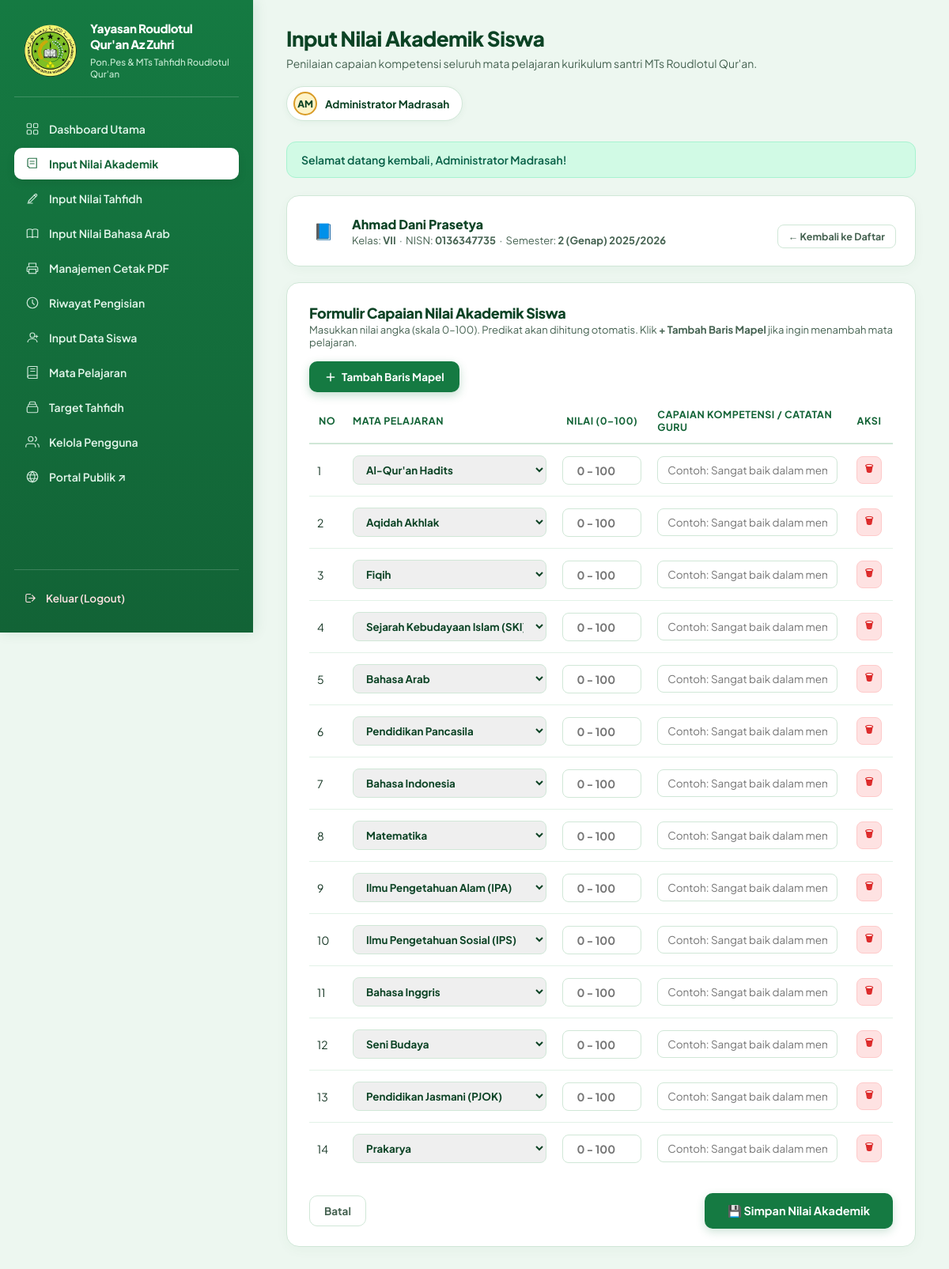
The page /staff/nilai/input.php?student_id=2 (signed in) on the database its author committed.
### tables this page shows
CREATE TABLE IF NOT EXISTS `students` (
    `id` INT UNSIGNED AUTO_INCREMENT PRIMARY KEY,
    `nis` VARCHAR(30) NOT NULL UNIQUE,
    `nisn` VARCHAR(20) NOT NULL UNIQUE,
    `nama` VARCHAR(150) NOT NULL,
    `jenis_kelamin` ENUM('L', 'P') NOT NULL,
    `tempat_lahir` VARCHAR(100) NOT NULL,
    `tanggal_lahir` DATE NOT NULL,
    `agama` VARCHAR(30) NOT NULL DEFAULT 'ISLAM',
    `anak_ke` TINYINT UNSIGNED NULL,
    `status_keluarga` VARCHAR(50) NULL,
    `alamat` TEXT NOT NULL,
    `kelas` VARCHAR(30) NOT NULL,
    `tanggal_diterima` DATE NULL,
    `sekolah_asal` VARCHAR(150) NULL,
    `alamat_sekolah_asal` TEXT NULL,
    `created_at` TIMESTAMP NOT NULL DEFAULT CURRENT_TIMESTAMP,
    `updated_at` TIMESTAMP NOT NULL DEFAULT CURRENT_TIMESTAMP ON UPDATE CURRENT_TIMESTAMP,
    INDEX `idx_students_nama` (`nama`),
    INDEX `idx_students_kelas` (`kelas`)
);

### includes/fungsi.php (called while the page is built, shortened)
<?php
function e(?string $value): string
{
    return htmlspecialchars($value ?? '', ENT_QUOTES, 'UTF-8');
}
function base_url(string $path = ''): string
{
    static $baseUrl = null;
    if ($baseUrl === null) {
        $docRoot = $_SERVER['DOCUMENT_ROOT'] ?? '';
        $rootDir = str_replace('\\', '/', realpath(__DIR__ . '/..') ?: '');
        $docRootDir = str_replace('\\', '/', realpath($docRoot) ?: '');
        if ($rootDir !== '' && $docRootDir !== '' && str_starts_with($rootDir, $docRootDir)) {
            $subPath = substr($rootDir, strlen($docRootDir));
            $baseUrl = rtrim($subPath, '/');
        } else {
            $baseUrl = '';
        }
    }
    $cleanPath = '/' . ltrim($path, '/');
    return ($path === '' || $path === '/') ? ($baseUrl ?: '/') : ($baseUrl . $cleanPath);
}
function get_all_subjects(PDO $pdo): array
{
    try {
        $stmt = $pdo->query("SELECT nama_mapel FROM subjects ORDER BY urutan ASC, nama_mapel ASC");
        $list = $stmt->fetchAll(PDO::FETCH_COLUMN);
    } catch (Throwable $e) {
    }
    return [
        'Al-Qur\'an Hadits',
        'Aqidah Akhlak',
        'Fiqih',
        'Sejarah Kebudayaan Islam (SKI)',
        'Bahasa Arab',
        'Pendidikan Pancasila',
        'Bahasa Indonesia',
        'Matematika',
        'Ilmu Pengetahuan Alam (IPA)',
        'Ilmu Pengetahuan Sosial (IPS)',
        'Bahasa Inggris',
        'Seni Budaya',
        'Pendidikan Jasmani (PJOK)',
        'Prakarya',
    ];
}

### includes/auth.php (called while the page is built, shortened)
<?php
require_once __DIR__ . '/fungsi.php';
function current_user(): ?array
{
    return $_SESSION['user'] ?? null;
}

### staff/nilai/input.php (the view, shortened to what this page needs)
<?php
require_once __DIR__ . '/../../config/koneksi.php';
require_once __DIR__ . '/../../includes/fungsi.php';
require_once __DIR__ . '/../../includes/auth.php';
$studentId = filter_input(INPUT_GET, 'student_id', FILTER_VALIDATE_INT);
$stmt = $pdo->prepare("SELECT * FROM students WHERE id = :id LIMIT 1");
$stmt->execute(['id' => $studentId]);
$student = $stmt->fetch();
$user = current_user();
$isAdmin = (($user['role'] ?? '') === 'admin');
$semester = (int)($_GET['semester'] ?? 2);
$schoolYear = trim($_GET['school_year'] ?? '2025/2026');
$availableSubjects = get_all_subjects($pdo);
$initialRows = [];
$defaultPredicate = static function (string $score): string {
    if ($score === '') return '';
    $value = (float)$score;
    if ($value >= 91) return 'A';
    if ($value >= 81) return 'B';
    if ($value >= 71) return 'C';
    return 'D';
};
if ($isAdmin) {
    $stmtSaved = $pdo->prepare("
        SELECT subject, score, predikat, description
        FROM academic_grades
        WHERE student_id = :sid AND semester = :sem AND school_year = :sy
        ORDER BY id ASC
    ");
    $stmtSaved->execute(['sid' => $studentId, 'sem' => $semester, 'sy' => $schoolYear]);
    $savedGrades = $stmtSaved->fetchAll();
    if (!empty($savedGrades)) {
        foreach ($savedGrades as $g) {
            $initialRows[] = [
                'subject' => (string)$g['subject'],
                'score' => (string)$g['score'],
                'predikat' => (string)($g['predikat'] ?: $defaultPredicate((string)$g['score'])),
                'description' => (string)($g['description'] ?? '')
            ];
        }
    } else {
        foreach ($availableSubjects as $sub) {
            $initialRows[] = [
                'subject' => $sub,
                'score' => '',
                'predikat' => '',
                'description' => ''
            ];
        }
    }
}
require_once __DIR__ . '/../../includes/header.php';
?>
<div class="picker-card" style="margin-bottom: 20px;">
    <div style="display: flex; align-items: center; gap: 14px; flex: 1;">
        <div style="width: 44px; height: 44px; border-radius: 10px; background: var(--green-100); color: var(--green-800); display: flex; align-items: center; justify-content: center; font-size: 20px;">
            📘
        </div>
        <div>
            <div style="font-size: 16px; font-weight: 800; color: var(--green-900);"><?= e($student['nama']) ?></div>
            <div style="font-size: 13px; color: var(--ink-soft); margin-top: 2px;">
                Kelas: <b><?= e($student['kelas']) ?></b> &nbsp;·&nbsp;
                NISN: <b><?= e($student['nisn']) ?></b> &nbsp;·&nbsp;
                Semester: <b><?= $semester === 1 ? '1 (Ganjil)' : '2 (Genap)' ?> <?= e($schoolYear) ?></b>
            </div>
        </div>
    </div>
    <div style="display: flex; gap: 8px;">
        <a href="<?= e(base_url('/staff/nilai/index.php?semester=' . $semester . '&school_year=' . urlencode($schoolYear) . '&kelas=' . urlencode($student['kelas']))) ?>" class="btn btn-ghost btn-sm">
            ← Kembali ke Daftar
        </a>
    </div>
</div>
<form method="POST" action="" class="card" id="formAkademik">
    <div class="panel-head">
        <div>
            <h2><?= $isAdmin ? 'Formulir Capaian Nilai Akademik Siswa' : 'Formulir Nilai Mata Pelajaran: ' . e($initialRows[0]['subject']) ?></h2>
            <p class="section-hint" style="margin: 2px 0 0;">
                <?= $isAdmin
                    ? 'Masukkan nilai angka (skala 0–100). Predikat akan dihitung otomatis. Klik <strong>+ Tambah Baris Mapel</strong> jika ingin menambah mata pelajaran.'
                    : 'Ketik nilai ujian/tugas mata pelajaran <strong>' . e($initialRows[0]['subject']) . '</strong> (skala 0–100) dan catatan capaian santri.' ?>
            </p>
        </div>
        <?php if ($isAdmin): ?>
            <button type="button" class="btn btn-primary" id="btnAddMapelRow" style="display: flex; align-items: center; gap: 6px; box-shadow: 0 4px 12px rgba(21,122,66,0.25);">
                <svg width="16" height="16" viewBox="0 0 24 24" fill="none">
                    <path d="M12 5v14M5 12h14" stroke="currentColor" stroke-width="2.2" stroke-linecap="round" stroke-linejoin="round"/>
                </svg>
                <span>Tambah Baris Mapel</span>
            </button>
        <?php endif; ?>
    </div>
    <div class="table-responsive">
        <table class="responsive-stack" id="tableAkademik">
            <thead>
                <tr>
                    <th style="width: 45px;" class="num">No</th>
                    <th style="min-width: 250px;">Mata Pelajaran</th>
                    <th style="width: 120px;" class="num">Nilai (0–100)</th>
                    <th>Capaian Kompetensi / Catatan Guru</th>
                    <?php if ($isAdmin): ?>
                        <th style="width: 60px; text-align: center;">Aksi</th>
                    <?php endif; ?>
                </tr>
            </thead>
            <tbody id="akademikRowsBody">
                <?php
                $no = 1;
                foreach ($initialRows as $index => $row):
                    $valSubj = (string)$row['subject'];
                    $valScore = (string)$row['score'];
                    $valDesc = (string)$row['description'];
                ?>
                    <tr class="akademik-data-row">
                        <td class="num row-num" data-label="No"><?= $no++ ?></td>
                        <td data-label="Mata Pelajaran">
                            <?php if ($isAdmin): ?>
                                <select name="subjects[]" class="subject-select" required
                                        style="width: 100%; padding: 8px 12px; font-weight: 700; color: var(--green-900); border: 1px solid var(--line); border-radius: 8px; font-family: inherit;">
                                    <?php foreach ($availableSubjects as $subjOption): ?>
                                        <option value="<?= e($subjOption) ?>" <?= $valSubj === $subjOption ? 'selected' : '' ?>>
                                            <?= e($subjOption) ?>
                                        </option>
                                    <?php endforeach; ?>
                                </select>
                            <?php endif; ?>
                        </td>
                        <td class="num" data-label="Nilai (0-100)">
                            <input type="number" step="0.1" min="0" max="100" name="scores[]" value="<?= e($valScore) ?>" placeholder="0 - 100"
                                   class="score-input" autofocus
                                   style="width: 100px; padding: 8px 10px; font-size: 14px; text-align: center; border: 1px solid var(--line); border-radius: 8px; font-weight: 700; font-family: inherit;">
                        </td>
                        <td data-label="Catatan Guru">
                            <input type="text" name="descriptions[]" value="<?= e($valDesc) ?>" placeholder="Contoh: Sangat baik dalam memahami materi pembelajaran..."
                                   style="width: 100%; padding: 8px 12px; font-size: 13.5px; border: 1px solid var(--line); border-radius: 8px; font-family: inherit;">
                        </td>
                        <?php if ($isAdmin): ?>
                            <td data-label="Aksi" style="text-align: center;">
                                <button type="button" class="btn btn-delete btn-sm btn-remove-row" title="Hapus baris ini" style="padding: 6px 10px; font-size: 12px;">
                                    🗑
                                </button>
                            </td>
                        <?php endif; ?>
                    </tr>
                <?php endforeach; ?>
            </tbody>
        </table>
    </div>
    <div class="form-actions" style="margin-top: 24px;">
        <a href="<?= e(base_url('/staff/nilai/index.php?semester=' . $semester . '&school_year=' . urlencode($schoolYear) . '&kelas=' . urlencode($student['kelas']))) ?>" class="btn btn-ghost">Batal</a>
        <button type="submit" class="btn btn-primary" style="padding: 12px 28px; font-size: 14.5px;">
            💾 Simpan Nilai <?= $isAdmin ? 'Akademik' : e($initialRows[0]['subject']) ?>
        </button>
    </div>
</form>
<?php require_once __DIR__ . '/../../includes/footer.php'; ?>

### assets/css/desainstaff.css (style rules this page uses)
:root { --green-900: #0C4325; --green-800: #126336; --green-700: #157A42; --green-600: #1E8E4F; --green-500: #27AE60; --gold-500: #D99B26; --gold-400: #EAB308; --gold-100: #FEF3C7; --gold-50: #FFFBEB; --paper: #EDF7F0; --card: #FFFFFF; --ink: #143523; --ink-soft: #456251; --line: #D0E7D7; --line-soft: #E2F2E7; --rose-500: #DC2626; --rose-100: #FEE2E2; --amber-500: #D97706; --amber-100: #FEF3C7; --blue-500: #2563EB; --blue-100: #DBEAFE; }
* { box-sizing: border-box; }
body { margin: 0; font-family: 'Plus Jakarta Sans', -apple-system, BlinkMacSystemFont, 'Segoe UI', Roboto, sans-serif; background-color: var(--paper); color: var(--ink); min-height: 100vh; -webkit-font-smoothing: antialiased; }
h1, h2, h3, .brand-name { font-family: 'Plus Jakarta Sans', sans-serif; font-weight: 700; letter-spacing: -0.02em; }
.panel-card, .card, .data-section { background: var(--card); border: 1px solid var(--line); border-radius: 16px; padding: 26px 28px 22px; box-shadow: 0 4px 16px rgba(18, 99, 54, 0.04); margin-bottom: 24px; }
.panel-head, .data-header { display: flex; align-items: center; justify-content: space-between; gap: 16px; flex-wrap: wrap; margin-bottom: 20px; }
.panel-head h2, .data-header h2 { font-size: 18px; font-weight: 800; color: var(--green-900); margin: 0; }
.section-hint { font-size: 13px; color: var(--ink-soft); margin: 0 0 22px; }
.btn, .action-btn { font-family: 'Plus Jakarta Sans', sans-serif; font-size: 13.5px; font-weight: 700; padding: 10px 18px; border-radius: 10px; border: 1px solid transparent; cursor: pointer; display: inline-flex; align-items: center; justify-content: center; gap: 8px; white-space: nowrap; text-decoration: none; transition: opacity 0.15s ease, background 0.15s ease, transform 0.1s ease, box-shadow 0.15s ease; }
.btn-ghost, .btn-secondary, .btn-cancel { background: #FFFFFF; border: 1px solid var(--line); color: var(--ink-soft); }
.btn-primary, .btn-add, .btn-save { background: var(--green-700); color: #FFFFFF; border: 1px solid transparent; box-shadow: 0 4px 12px rgba(21, 122, 66, 0.2); }
.btn-sm, .action-btn { padding: 6px 13px; font-size: 12.5px; border-radius: 8px; }
.btn-delete { background: var(--rose-100); color: var(--rose-500); border: 1px solid #FECACA; }
.table-responsive { overflow-x: auto; width: 100%; }
table { width: 100%; border-collapse: collapse; }
thead th { text-align: left; font-size: 12.5px; color: var(--green-800); font-weight: 700; padding: 0 10px 12px; border-bottom: 2px solid var(--line); text-transform: uppercase; letter-spacing: 0.5px; }
thead th.num { text-align: center; }
tbody td { padding: 14px 10px; border-bottom: 1px solid var(--line-soft); font-size: 14px; vertical-align: middle; }
tbody tr:last-child td { border-bottom: none; }
.score-input { width: 76px; text-align: center; font-family: inherit; font-size: 14px; font-weight: 600; padding: 8px 6px; border: 1px solid var(--line); border-radius: 8px; background: #FFFFFF; }
.picker-card { background: var(--card); border: 1px solid var(--line); border-radius: 16px; padding: 22px 24px; margin-bottom: 20px; display: flex; gap: 16px; flex-wrap: wrap; align-items: flex-end; box-shadow: 0 4px 14px rgba(18, 99, 54, 0.04); }
.form-actions { display: flex; justify-content: space-between; align-items: center; margin-top: 28px; flex-wrap: wrap; gap: 12px; }

### rows shown on the page
students: nama "Ahmad Dani Prasetya", kelas "VII", nisn "0136347735"

### other values the page prints
$contentTitle "Input Nilai Akademik Siswa"
$contentSubtitle "Penilaian capaian kompetensi seluruh mata pelajaran kurikulum santri MTs Roudlotul Qur'an."
$avatarInitials "AM"
$user['nama_lengkap'] "Administrator Madrasah"
$flash['message'] "Selamat datang kembali, Administrator Madrasah!"
$schoolYear "2025/2026"
form field value "Al-Qur'an Hadits"
form field value "Aqidah Akhlak"
form field value "Fiqih"
form field value "Sejarah Kebudayaan Islam (SKI)"
form field value "Bahasa Arab"
form field value "Pendidikan Pancasila"
form field value "Bahasa Indonesia"
form field value "Matematika"
form field value "Ilmu Pengetahuan Alam (IPA)"
